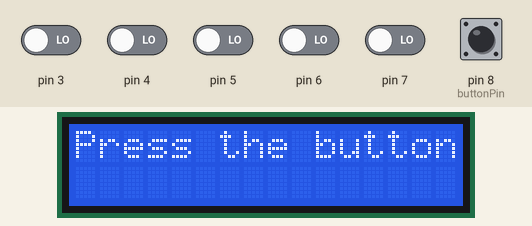
Bench run of a sketch on a simulated Arduino Uno, built with avr-gcc and run on an emulated ATmega328P. On the bench: 16×2 character LCD. The test bench sets the inputs (shaded band); at power-on: pin 3–7, pin 8 (buttonPin) LOW. What the sketch prints to the serial monitor is not drawn.

Above: at 1.2 s.
1.3 s: pin 8 (buttonPin) pulled HIGH for 0.35 s
At 2.6 s:
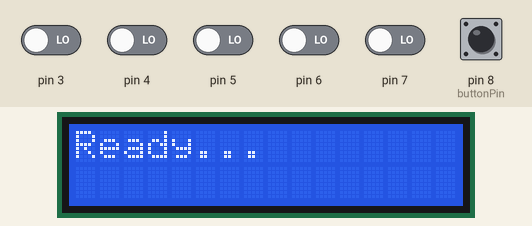
At 3.5 s:
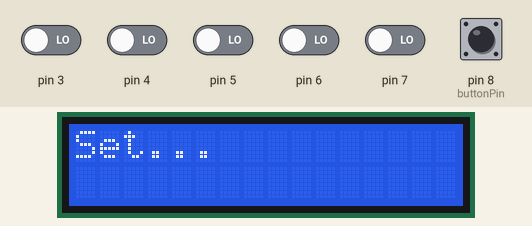
Timing chart, 0 to 5.0 s (numbered marks = the images above; inputs shaded):
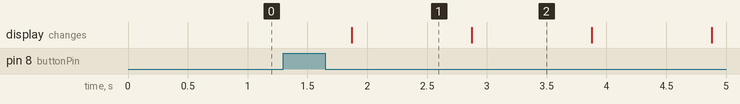

The sketch:

sketch_feb04a.ino
```cpp
#include <String.h>
#include <LiquidCrystal.h> // includes the LiquidCrystal Library
LiquidCrystal lcd(A4,A5,A0,A1,A2,A3); // Creates an LC object. Parameters: (rs, enable, d4, d5, d6, d7)
const int buttonPin = 8;
String one= "1";
int arr[]={10000,01000,00100,00010,00001};
void setup()
{
   lcd.begin(16,2);
   pinMode(buttonPin, INPUT);
   lcd.print("Press the button to start the game!");
   Serial.begin(9600);

   pinMode(7,INPUT);
   pinMode(10,INPUT);

   // Initializes the interface to the LCD screen, and specifies the dimensions (width and height) of the display }
}

void loop() {
  // Prints "Arduino" on the LCD

int button = digitalRead(buttonPin);
String result=hit(7,6,5,4,3);
Serial.println(result);
delay (100);


delay(200);
//String val;
//val=digitalRead(7);
//Serial.print(val);
//String val2;
//val2=digitalRead(10);
//Serial.print(val2);
//delay(100);


  if (button == HIGH){
    lcd.clear();
    lcd.print("Ready...");
    delay(1000);
    lcd.clear();
    lcd.print("Set...");
    delay(1000);
    lcd.clear();
    lcd.print("GO");
    delay(1000);
    lcd.clear();
    game();
  }


}
String hit(int a, int b, int c, int d, int f){
  String result="";
result+=digitalRead(a);
result+=digitalRead(b);
result+=digitalRead(c);
result+=digitalRead(d);
result+=digitalRead(f);
return result;
}
void game() {
  int t = 20;
  while (t > 0){

    lcd.print(t);
    t=t-1;
    delay(1000);
    lcd.clear();
  }

  lcd.print("GAME OVER!");
}
```

Measured:
- after the input at 1.3 s, the display: changes after 0.57 s (image 1)
- what the display in image 1 shows lasts 1.0 s, from 1.9 s to 2.9 s
